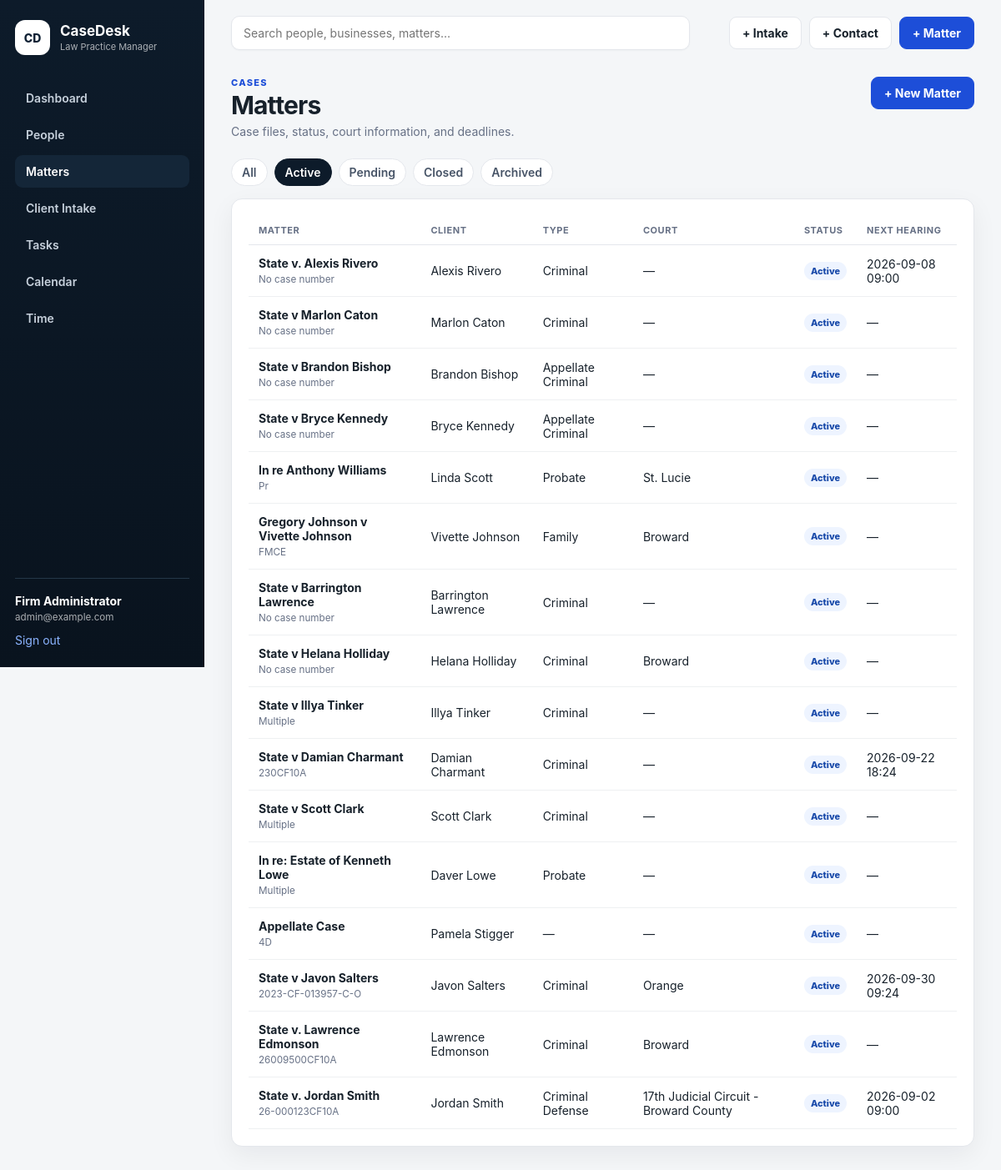
The app's page /matters?status=Active (signed in) with its own data.
### tables this page shows
CREATE TABLE users (
    id INTEGER PRIMARY KEY AUTOINCREMENT,
    name TEXT NOT NULL,
    email TEXT NOT NULL UNIQUE,
    password_hash TEXT NOT NULL,
    created_at TEXT NOT NULL DEFAULT CURRENT_TIMESTAMP
);

CREATE TABLE matters (
    id INTEGER PRIMARY KEY AUTOINCREMENT,
    client_id INTEGER NOT NULL,
    case_number TEXT,
    title TEXT NOT NULL,
    matter_type TEXT,
    court TEXT,
    judge TEXT,
    opposing_counsel TEXT,
    status TEXT NOT NULL DEFAULT 'Active'
        CHECK(status IN ('Active','Pending','Closed','Archived')),
    opened_date TEXT,
    next_hearing TEXT,
    description TEXT,
    created_at TEXT NOT NULL DEFAULT CURRENT_TIMESTAMP,
    updated_at TEXT NOT NULL DEFAULT CURRENT_TIMESTAMP,
    FOREIGN KEY(client_id) REFERENCES clients(id) ON DELETE RESTRICT
);

### app.py (the view)
@app.get("/matters")
@login_required
def matters():
    status = request.args.get("status", "").strip()
    db = get_db()
    sql = """SELECT m.*, CASE WHEN p.person_type='Business' THEN p.organization_name
                               ELSE p.first_name || ' ' || p.last_name END AS client_name
             FROM matters m JOIN persons p ON p.client_id=m.client_id"""
    params = []
    if status:
        sql += " WHERE m.status=?"
        params.append(status)
    sql += " ORDER BY CASE m.status WHEN 'Active' THEN 1 ELSE 2 END, m.updated_at DESC"
    rows = db.execute(sql, params).fetchall()
    return render_template("matters.html", matters=rows, selected_status=status)

### app.py (called while the page is built)
def get_db():
    if "db" not in g:
        g.db = sqlite3.connect(app.config["DATABASE"])
        g.db.row_factory = sqlite3.Row
        g.db.execute("PRAGMA foreign_keys = ON")
    return g.db

def csrf_token():
    token = session.get("_csrf_token")
    if not token:
        token = secrets.token_urlsafe(32)
        session["_csrf_token"] = token
    return token

def csrf_field():
    return f'<input type="hidden" name="_csrf_token" value="{csrf_token()}">'

@app.context_processor
def inject_helpers():
    return {
        "csrf_field": csrf_field,
        "today": date.today().isoformat(),
    }

@app.before_request
def csrf_protect():
    if request.method == "POST":
        expected = session.get("_csrf_token")
        supplied = request.form.get("_csrf_token")
        if not expected or not supplied or not secrets.compare_digest(expected, supplied):
            abort(400, description="Invalid CSRF token.")

def login_required(view):
    @wraps(view)
    def wrapped_view(**kwargs):
        if "user_id" not in session:
            return redirect(url_for("login", next=request.path))
        return view(**kwargs)
    return wrapped_view

@app.before_request
def load_logged_in_user():
    g.user = None
    if "user_id" in session:
        g.user = get_db().execute(
            "SELECT id, name, email FROM users WHERE id = ?",
            (session["user_id"],)
        ).fetchone()

### templates/matters.html (shortened to what this page needs)
{% extends "base.html" %}
{% block content %}
<div class="page-head"><div><p class="eyebrow">CASES</p><h1>Matters</h1><p class="muted">Case files, status, court information, and deadlines.</p></div><a class="button" href="{{ url_for('matter_new') }}">+ New Matter</a></div>
<div class="filters">
  <a class="{{ 'selected' if not selected_status else '' }}" href="{{ url_for('matters') }}">All</a>
  {% for s in ['Active','Pending','Closed','Archived'] %}<a class="{{ 'selected' if selected_status==s else '' }}" href="{{ url_for('matters', status=s) }}">{{ s }}</a>{% endfor %}
</div>
<section class="card">
<div class="table-wrap"><table>
<thead><tr><th>Matter</th><th>Client</th><th>Type</th><th>Court</th><th>Status</th><th>Next Hearing</th></tr></thead>
<tbody>
{% for matter in matters %}
<tr>
  <td><a class="strong-link" href="{{ url_for('matter_detail', matter_id=matter.id) }}">{{ matter.title }}</a><small>{{ matter.case_number or 'No case number' }}</small></td>
  <td>{{ matter.client_name }}</td><td>{{ matter.matter_type or '—' }}</td><td>{{ matter.court or '—' }}</td><td><span class="badge status">{{ matter.status }}</span></td><td>{{ matter.next_hearing.replace('T',' ') if matter.next_hearing else '—' }}</td>
</tr>
{% else %}<tr><td colspan="6" class="empty">No matters found.</td></tr>{% endfor %}
</tbody></table></div>
</section>
{% endblock %}

### templates/base.html (shortened to what this page needs)
<!doctype html>
<html lang="en">
<head>
  <link rel="stylesheet" href="{{ url_for('static', filename='styles.css') }}">
</head>
<body>
{% if g.user %}
<div class="app-shell">
  <aside class="sidebar">
    <a class="brand" href="{{ url_for('dashboard') }}">
      <span class="brand-mark">CD</span>
      <span><strong>CaseDesk</strong><small>Law Practice Manager</small></span>
    </a>
    <nav>
      <a class="{{ 'active' if request.endpoint=='dashboard' else '' }}" href="{{ url_for('dashboard') }}">Dashboard</a>
      <a class="{{ 'active' if request.endpoint in ['people','person_new','person_detail','person_edit'] else '' }}" href="{{ url_for('people') }}">People</a>
      <a class="{{ 'active' if request.endpoint in ['matters','matter_new','matter_detail','matter_edit'] else '' }}" href="{{ url_for('matters') }}">Matters</a>
      <a class="{{ 'active' if request.endpoint in ['intakes','intake_choose','intake_new','intake_edit','intake_detail'] else '' }}" href="{{ url_for('intakes') }}">Client Intake</a>
      <a class="{{ 'active' if request.endpoint=='tasks' else '' }}" href="{{ url_for('tasks') }}">Tasks</a>
      <a class="{{ 'active' if request.endpoint=='calendar' else '' }}" href="{{ url_for('calendar') }}">Calendar</a>
      <a class="{{ 'active' if request.endpoint=='time_entries' else '' }}" href="{{ url_for('time_entries') }}">Time</a>
    </nav>
    <div class="sidebar-user">
      <div><strong>{{ g.user['name'] }}</strong><small>{{ g.user['email'] }}</small></div>
      <form method="post" action="{{ url_for('logout') }}">
        <button class="link-button" type="submit">Sign out</button>
      </form>
    </div>
  </aside>
  <main class="content">
    <header class="topbar">
      <form class="search" method="get" action="{{ url_for('global_search') }}">
        <input name="q" placeholder="Search people, businesses, matters..." value="{{ request.args.get('q','') if request.endpoint=='global_search' else '' }}">
      </form>
      <div class="top-actions">
        <a class="button ghost" href="{{ url_for('intake_choose') }}">+ Intake</a>
        <a class="button ghost" href="{{ url_for('person_new') }}">+ Contact</a>
        <a class="button" href="{{ url_for('matter_new') }}">+ Matter</a>
      </div>
    </header>
    {% block content %}{% endblock %}
  </main>
</div>
{% else %}
  {% block auth_content %}{% endblock %}
{% endif %}
</body>
</html>

### static/styles.css (style rules this page uses)
:root { --bg:#f4f6f8;--panel:#fff;--ink:#17212b;--muted:#667085;--line:#e4e7ec; --nav:#0d1b2a;--nav2:#142638;--accent:#1d4ed8;--accent2:#eaf0ff; --danger:#b42318;--success:#027a48;--warning:#b54708; --shadow:0 10px 30px rgba(16,24,40,.06) }
* { box-sizing:border-box }
html,body { margin:0;background:var(--bg);color:var(--ink);font-family:Inter,ui-sans-serif,-apple-system,BlinkMacSystemFont,"Segoe UI",sans-serif;font-size:14px }
a { color:var(--accent);text-decoration:none }
button,input,select,textarea { font:inherit }
.app-shell { min-height:100vh;display:grid;grid-template-columns:245px 1fr }
.sidebar { position:sticky;top:0;height:100vh;background:linear-gradient(180deg,var(--nav),#09131e);color:#fff;padding:24px 18px;display:flex;flex-direction:column }
.brand { display:flex;align-items:center;gap:12px;color:inherit }
.brand-mark { display:grid;place-items:center;width:42px;height:42px;border-radius:12px;background:#fff;color:#112235;font-weight:800 }
.brand span:last-child { display:flex;flex-direction:column }
.brand strong { font-size:17px }
.brand small { font-size:11px;opacity:.65;margin-top:2px }
.sidebar nav { display:grid;gap:5px;margin-top:32px }
.sidebar nav a { color:#c7d1dc;padding:11px 13px;border-radius:9px;font-weight:600 }
.sidebar nav a:hover,.sidebar nav a.active { background:var(--nav2);color:#fff }
.sidebar-user { margin-top:auto;border-top:1px solid #243748;padding-top:18px;display:grid;gap:12px }
.sidebar-user div { display:flex;flex-direction:column }
.sidebar-user small { opacity:.65;margin-top:4px }
.link-button { border:0;background:none;padding:0;color:#8bb4ff;cursor:pointer;text-align:left }
.content { min-width:0;padding:0 32px 45px }
.topbar { height:78px;display:flex;align-items:center;justify-content:space-between;gap:20px }
.search { width:min(550px,55vw) }
.search input { width:100%;background:#fff;border:1px solid var(--line);border-radius:10px;padding:11px 14px;box-shadow:0 1px 2px rgba(16,24,40,.03) }
.top-actions { display:flex;gap:9px;align-items:center }
.button { display:inline-flex;align-items:center;justify-content:center;border:1px solid var(--accent);background:var(--accent);color:#fff;border-radius:9px;padding:10px 15px;font-weight:700;cursor:pointer }
.button.ghost { background:#fff;color:var(--ink);border-color:var(--line) }
.page-head { display:flex;justify-content:space-between;gap:20px;align-items:flex-start;margin:14px 0 24px }
.page-head h1 { margin:2px 0 5px;font-size:30px;letter-spacing:-.03em }
.page-head p { margin:0 }
.eyebrow { font-size:11px!important;font-weight:800;letter-spacing:.12em;color:var(--accent) }
.muted { color:var(--muted) }
.card { background:var(--panel);border:1px solid var(--line);border-radius:13px;padding:20px;box-shadow:var(--shadow);margin-bottom:18px;min-width:0 }
.badge { display:inline-flex;align-items:center;border-radius:999px;background:#f1f4f7;color:#344054;padding:4px 8px;font-size:11px;font-weight:800 }
.badge.status { background:#eef4ff;color:#1849a9 }
.table-wrap { overflow:auto }
table { border-collapse:collapse;width:100%;min-width:650px }
th { text-align:left;color:#667085;font-size:11px;text-transform:uppercase;letter-spacing:.05em;padding:10px 12px;border-bottom:1px solid var(--line) }
td { padding:13px 12px;border-bottom:1px solid #eef0f2;vertical-align:middle }
td small { display:block;color:var(--muted);margin-top:4px }
.strong-link { color:var(--ink);font-weight:700 }
.filters { display:flex;gap:8px;margin-bottom:15px }
.filters a { background:#fff;border:1px solid var(--line);color:#475467;border-radius:999px;padding:7px 12px;font-weight:600 }
.filters a.selected { background:var(--nav);border-color:var(--nav);color:#fff }
input,select,textarea { border:1px solid #d0d5dd;background:#fff;border-radius:9px;padding:10px 11px;color:var(--ink);outline:none }

### records on screen
users: user.name "Firm Administrator", user.email "admin@example.com"
matters: title "State v. Alexis Rivero", case_number "No case number", client_name "Alexis Rivero", matter_type "Criminal", court "—", status "Active", next_hearing "2026-09-08 09:00"
matters: title "State v Marlon Caton", case_number "No case number", client_name "Marlon Caton", matter_type "Criminal", court "—", status "Active", next_hearing "—"
matters: title "State v Brandon Bishop", case_number "No case number", client_name "Brandon Bishop", matter_type "Appellate Criminal", court "—", status "Active", next_hearing "—"
matters: title "State v Bryce Kennedy", case_number "No case number", client_name "Bryce Kennedy", matter_type "Appellate Criminal", court "—", status "Active", next_hearing "—"
matters: title "In re Anthony Williams", case_number "Pr", client_name "Linda Scott", matter_type "Probate", court "St. Lucie", status "Active", next_hearing "—"
matters: title "Gregory Johnson v Vivette Johnson", case_number "FMCE", client_name "Vivette Johnson", matter_type "Family", court "Broward", status "Active", next_hearing "—"
matters: title "State v Barrington Lawrence", case_number "No case number", client_name "Barrington Lawrence", matter_type "Criminal", court "—", status "Active", next_hearing "—"
matters: title "State v Helana Holliday", case_number "No case number", client_name "Helana Holliday", matter_type "Criminal", court "Broward", status "Active", next_hearing "—"
matters: title "State v Illya Tinker", case_number "Multiple", client_name "Illya Tinker", matter_type "Criminal", court "—", status "Active", next_hearing "—"
matters: title "State v Damian Charmant", case_number "230CF10A", client_name "Damian Charmant", matter_type "Criminal", court "—", status "Active", next_hearing "2026-09-22 18:24"
matters: title "State v Scott Clark", case_number "Multiple", client_name "Scott Clark", matter_type "Criminal", court "—", status "Active", next_hearing "—"
matters: title "In re: Estate of Kenneth Lowe", case_number "Multiple", client_name "Daver Lowe", matter_type "Probate", court "—", status "Active", next_hearing "—"
matters: title "Appellate Case", case_number "4D", client_name "Pamela Stigger", matter_type "—", court "—", status "Active", next_hearing "—"
matters: title "State v Javon Salters", case_number "2023-CF-013957-C-O", client_name "Javon Salters", matter_type "Criminal", court "Orange", status "Active", next_hearing "2026-09-30 09:24"
matters: title "State v. Lawrence Edmonson", case_number "26009500CF10A", client_name "Lawrence Edmonson", matter_type "Criminal", court "Broward", status "Active", next_hearing "—"
matters: title "State v. Jordan Smith", case_number "26-000123CF10A", client_name "Jordan Smith", matter_type "Criminal Defense", court "17th Judicial Circuit - Broward County", status "Active", next_hearing "2026-09-02 09:00"

### other values on screen
{{ s }} "Active" "Pending" "Closed" "Archived"
